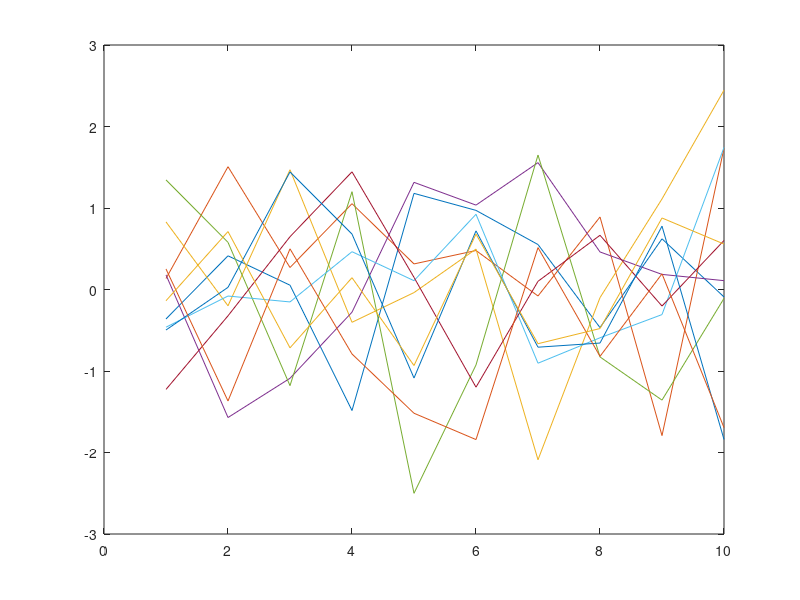

Write the MATLAB code that produced this figure. (Note: this script raises an error after producing the figure.)
clear all
close all
clc
%com.mathworks.services.Prefs.setBooleanPref('EditorGraphicalDebugging',false)
iFig = 0;

% get colors
figure(100);
h = plot(randn(10));
colors = get(h,'Color');
close(100);

% stuff we need for the file name
Nepochs = 10000;
trnfctn = 'trainscg';

% sample sizes
fracs = 100*2.^(0:10);
Nfracs = length(fracs); 

% experiment types
types = [{'all'}];%,{'wet'},{'dry'}];
Ntypes = length(types);

% experiment targets
targs = [{'Qe'},{'Qh'},{'NEE'}];
Ntargs = length(targs);

% number of boodstraps
Nboots = 10;

% loop through experiments
for iType = 1:Ntypes
 for iTarg = 1:Ntargs
  for iBoot = 1:Nboots
   for iFrac = 1:Nfracs

    % file name 
    fname = strcat('../results/',types{iType},'_',targs{iTarg},'_',num2str(fracs(iFrac)),'_',num2str(iBoot),'_',num2str(Nepochs),'_',trnfctn,'.mat');

    % load file
    try
     load(fname);
    catch
     INFO(iType,iTarg,iBoot,iFrac,:,:) = 0/0;
     RMSE(iType,iTarg,iBoot,iFrac,:) = 0/0;
     CORR(iType,iTarg,iBoot,iFrac,:) = 0/0;
     continue
    end 

    for iSamp = 1:3
     for iRes = 1:4
      INFO(iType,iTarg,iBoot,iFrac,iSamp,iRes) = results.stats.info(iSamp,iRes);
      RMSE(iType,iTarg,iBoot,iFrac,iSamp)      = results.stats.rmse(iSamp);
      CORR(iType,iTarg,iBoot,iFrac,iSamp)      = results.stats.corr(iSamp);
     end % iFunc
    end % iRes

    % normalize rmse
    RMSE(iType,iTarg,iBoot,iFrac,1) = 1 - RMSE(iType,iTarg,iBoot,iFrac,1) ./ std(results.Y);
    RMSE(iType,iTarg,iBoot,iFrac,2) = 1 - RMSE(iType,iTarg,iBoot,iFrac,2) ./ std(results.Y(results.Itrn));
    RMSE(iType,iTarg,iBoot,iFrac,3) = 1 - RMSE(iType,iTarg,iBoot,iFrac,3) ./ std(results.Y(results.Itst));

   end % iFrac
  end % iBoot
 end % iTarg
end % iType

% *** Plot Stuff ***********************

iFig = iFig + 1;
figure(iFig); close(iFig); figure(iFig);
%set(gcf,'position',[10,600,2400,600]);
set(gcf,'Renderer','Zbuffer')
set(gcf,'color','w');

for iType = 1:Ntypes
 for iTarg = 1:Ntargs

  % subplot
  subplot(Ntypes,Ntargs,(iType-1)*Ntargs+iTarg);

  % create error bars
  Imu  = squeeze(nanmean(INFO(iType,iTarg,:,:,2:3,:)   ,3));
  Isig = squeeze( nanstd(INFO(iType,iTarg,:,:,2:3,:),[],3));
  Rmu  = squeeze(nanmean(RMSE(iType,iTarg,:,:,2:3)     ,3));
  Rsig = squeeze( nanstd(RMSE(iType,iTarg,:,:,2:3)  ,[],3));
  Cmu  = squeeze(nanmean(CORR(iType,iTarg,:,:,2:3)     ,3));
  Csig = squeeze( nanstd(CORR(iType,iTarg,:,:,2:3)  ,[],3));

  % plot
  for iRes = 1:4
    hi(iRes,1) = errorbar(fracs',Imu(:,1,iRes),Isig(:,1,iRes),'--s','color',colors{iRes}); hold on;
    hi(iRes,2) = errorbar(fracs',Imu(:,2,iRes),Isig(:,2,iRes),':s' ,'color',colors{iRes}); hold on;
  end
  hr(1) = errorbar(fracs',Rmu(:,1),Rsig(:,1),'--s','color',colors{iRes+1}); hold on;
  hr(2) = errorbar(fracs',Rmu(:,2),Rsig(:,2),':s' ,'color',colors{iRes+1}); hold on;
  hc(1) = errorbar(fracs',Cmu(:,1),Csig(:,1),'--s','color',colors{iRes+2}); hold on;
  hc(2) = errorbar(fracs',Cmu(:,2),Csig(:,2),':s' ,'color',colors{iRes+2}); hold on;

  % axis limits
  grid on
  set(gca,'xlim',[0,fracs(end)]);
  set(gca,'ylim',[0,1]);

  % legend
  if iType == 1 && iTarg == 1
   legend('info: 1% resolution - training sample',...
          'info: 1% resolution - test sample',...
          'info: 2% resolution - training sample',...
          'info: 2% resolution - test sample',...
          'info: 5% resolution - training sample',...
          'info: 5% resolution - test sample',...
          'info: 10% resolution - training sample',...
          'info: 10% resolution - test sample',...
          'rmse - training sample',...
          'rmse - test sample',...
          'corr - training sample',...
          'corr - test sample',...
          'location','ne');
  end

  % labels
  xlabel('# Training Points','fontsize',16);
  ylabel('Performance Metric','fontsize',16);
%  title(strcat(targs{iTarg},' - ',types{iType}),'fontsize',18);
  title(strcat(targs{iTarg}),'fontsize',18);

 end
end




